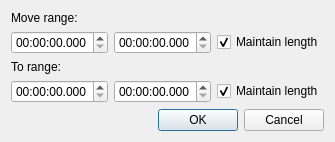
<?xml version="1.0" encoding="UTF-8"?>
<ui version="4.0">
 <class>TitleShift</class>
 <widget class="QDialog" name="TitleShift">
  <property name="geometry">
   <rect>
    <x>0</x>
    <y>0</y>
    <width>415</width>
    <height>161</height>
   </rect>
  </property>
  <property name="sizePolicy">
   <sizepolicy hsizetype="Fixed" vsizetype="Fixed">
    <horstretch>0</horstretch>
    <verstretch>0</verstretch>
   </sizepolicy>
  </property>
  <property name="windowTitle">
   <string>Shift titles</string>
  </property>
  <layout class="QGridLayout" name="gridLayout" rowstretch="1,2,1,2,1">
   <property name="sizeConstraint">
    <enum>QLayout::SetFixedSize</enum>
   </property>
   <item row="0" column="0">
    <layout class="QHBoxLayout" name="horizontalLayout">
     <item>
      <widget class="QLabel" name="label">
       <property name="text">
        <string>Move range:</string>
       </property>
      </widget>
     </item>
    </layout>
   </item>
   <item row="3" column="0">
    <layout class="QHBoxLayout" name="horizontalLayout_2">
     <item>
      <widget class="QTimeEdit" name="start2">
       <property name="displayFormat">
        <string>hh:mm:ss.zzz</string>
       </property>
      </widget>
     </item>
     <item>
      <widget class="QTimeEdit" name="end2">
       <property name="displayFormat">
        <string>hh:mm:ss.zzz</string>
       </property>
      </widget>
     </item>
     <item>
      <widget class="QCheckBox" name="maintain2">
       <property name="text">
        <string>Maintain length</string>
       </property>
       <property name="checked">
        <bool>true</bool>
       </property>
      </widget>
     </item>
    </layout>
   </item>
   <item row="1" column="0">
    <layout class="QHBoxLayout" name="horizontalLayout_3">
     <item>
      <widget class="QTimeEdit" name="start1">
       <property name="displayFormat">
        <string>hh:mm:ss.zzz</string>
       </property>
      </widget>
     </item>
     <item>
      <widget class="QTimeEdit" name="end1">
       <property name="displayFormat">
        <string>hh:mm:ss.zzz</string>
       </property>
      </widget>
     </item>
     <item>
      <widget class="QCheckBox" name="maintain1">
       <property name="text">
        <string>Maintain length</string>
       </property>
       <property name="checked">
        <bool>true</bool>
       </property>
      </widget>
     </item>
    </layout>
   </item>
   <item row="4" column="0">
    <widget class="QDialogButtonBox" name="buttonBox">
     <property name="orientation">
      <enum>Qt::Horizontal</enum>
     </property>
     <property name="standardButtons">
      <set>QDialogButtonBox::Cancel|QDialogButtonBox::Ok</set>
     </property>
    </widget>
   </item>
   <item row="2" column="0">
    <layout class="QHBoxLayout" name="horizontalLayout_4">
     <item>
      <widget class="QLabel" name="label_2">
       <property name="text">
        <string>To range:</string>
       </property>
      </widget>
     </item>
    </layout>
   </item>
  </layout>
 </widget>
 <resources/>
 <connections>
  <connection>
   <sender>buttonBox</sender>
   <signal>accepted()</signal>
   <receiver>TitleShift</receiver>
   <slot>accept()</slot>
   <hints>
    <hint type="sourcelabel">
     <x>248</x>
     <y>254</y>
    </hint>
    <hint type="destinationlabel">
     <x>157</x>
     <y>274</y>
    </hint>
   </hints>
  </connection>
  <connection>
   <sender>buttonBox</sender>
   <signal>rejected()</signal>
   <receiver>TitleShift</receiver>
   <slot>reject()</slot>
   <hints>
    <hint type="sourcelabel">
     <x>316</x>
     <y>260</y>
    </hint>
    <hint type="destinationlabel">
     <x>286</x>
     <y>274</y>
    </hint>
   </hints>
  </connection>
 </connections>
</ui>
